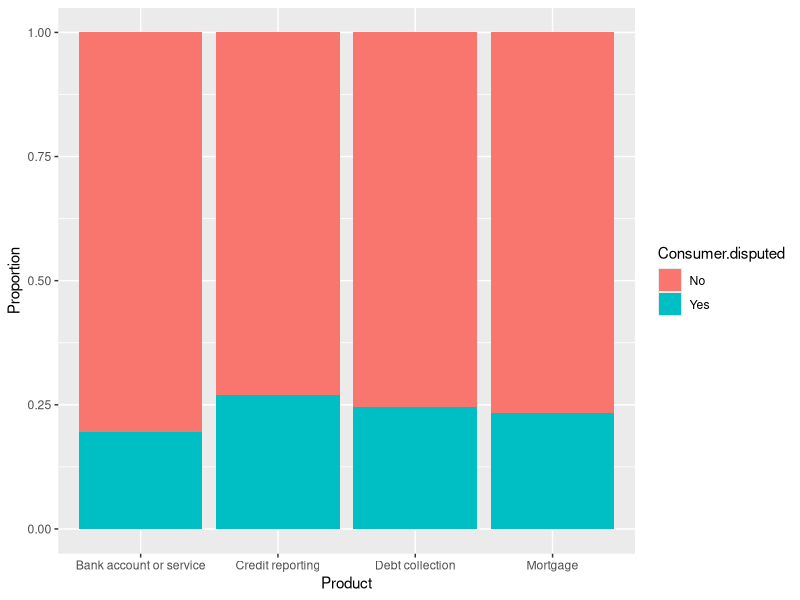
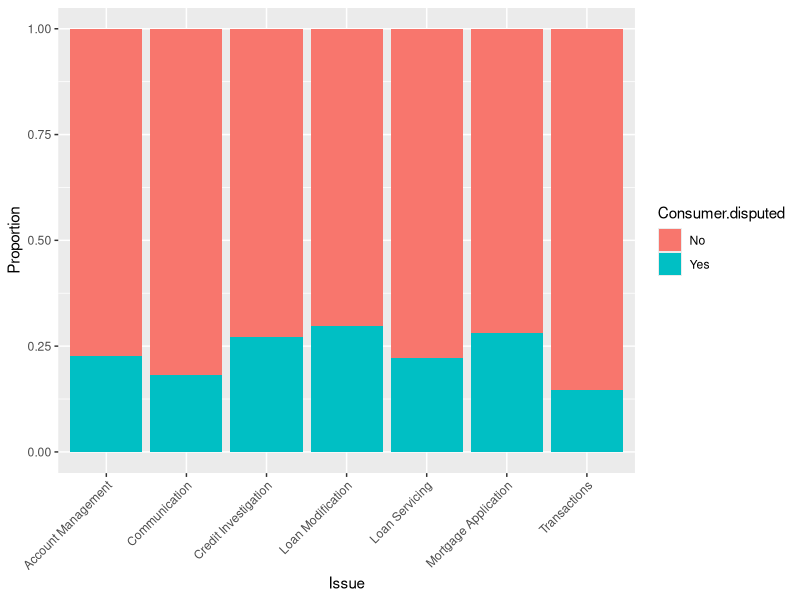
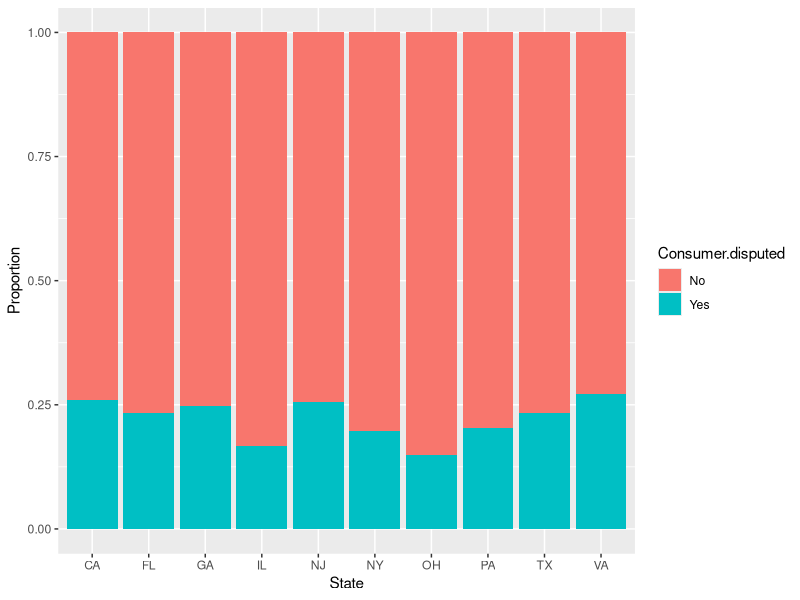
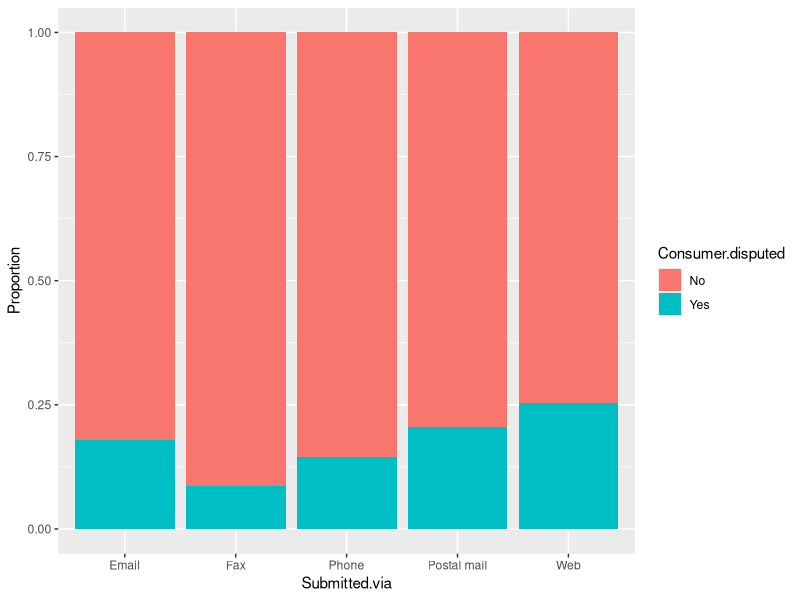
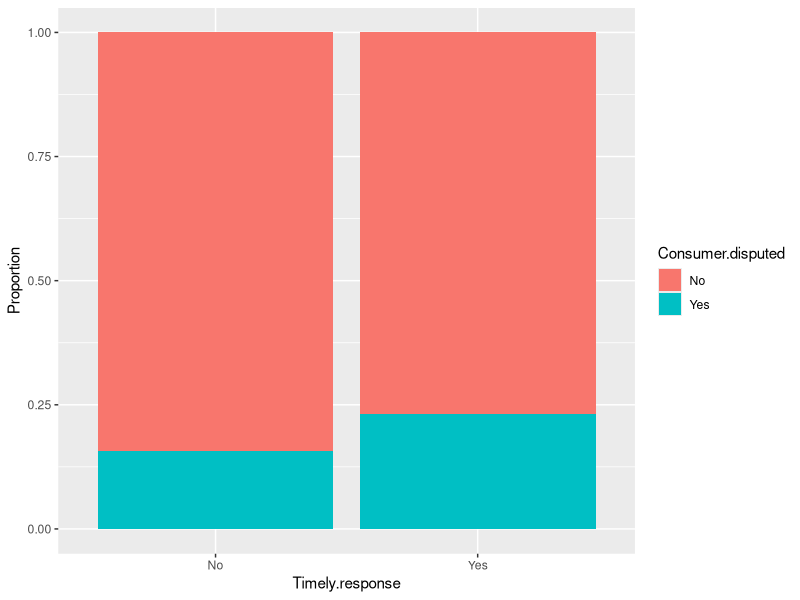
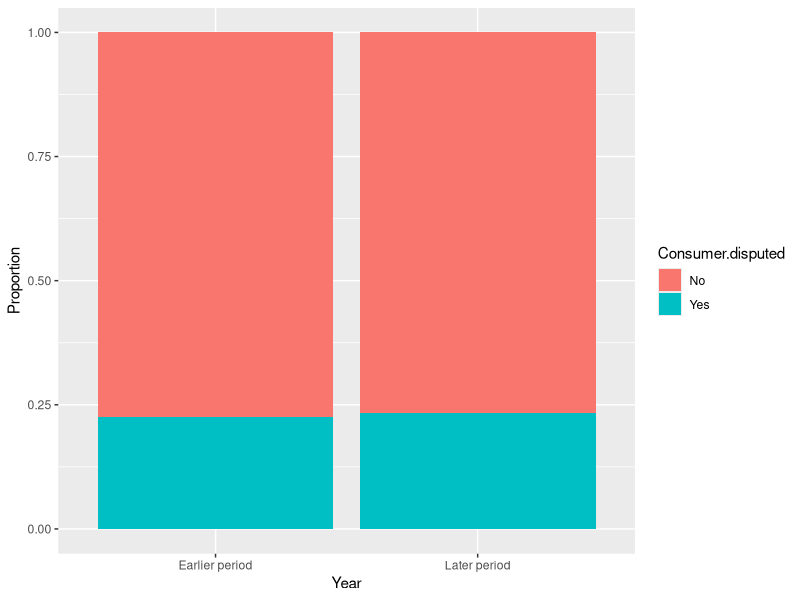
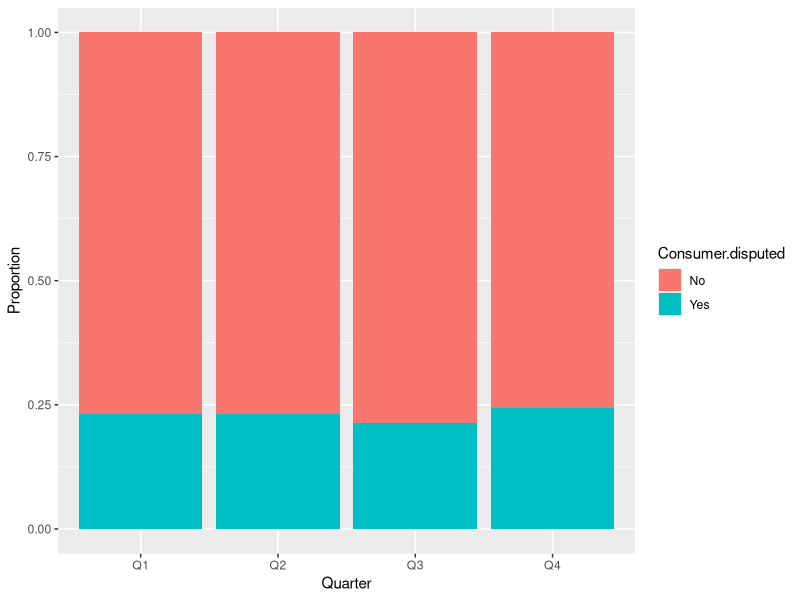
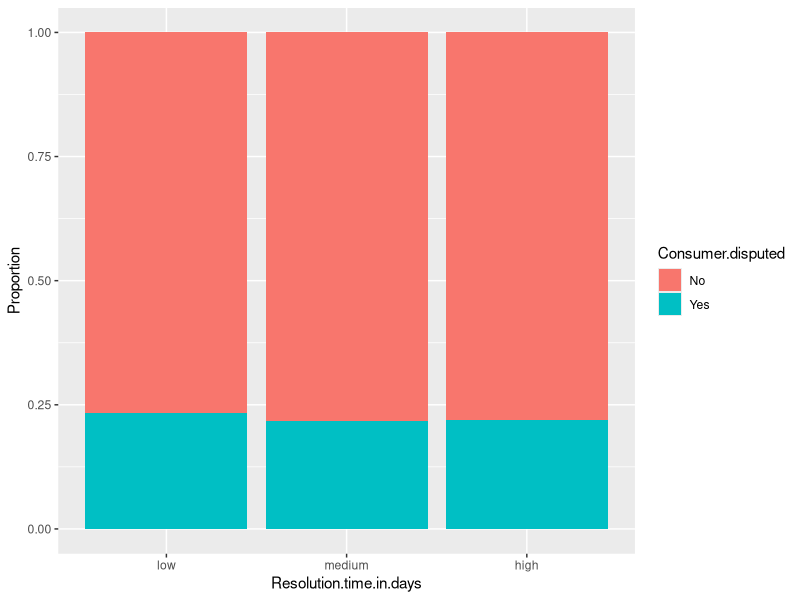

The R source for these figures, in order:
## ---- chunk 1
library(tidyverse)
library(dplyr)
library(caret)
library(ggplot2)
library(e1071)

cc <- read.csv('consumer_complaints.csv')
## ---- chunk 2
glimpse(cc)
## ---- chunk 3
str(cc$Consumer.disputed.)

cc$Consumer.disputed. <- factor(cc$Consumer.disputed.)
levels(cc$Consumer.disputed.)

table(cc$Consumer.disputed.)

cc %>% group_by(Consumer.disputed.) %>% 
  summarise(Count = n()/14000)
## ---- chunk 4
names(cc)
cc <- cc %>% rename(Resolution.time.in.days = Resolution.time.in.days., 
              Timely.response=Timely.response.,
              Consumer.disputed=Consumer.disputed.,
              Quarter = QTR..US.FLY.)

## ---- chunk 5
sapply(cc, function(x) length(unique(x)))
## ---- chunk 6
cc <- cc %>% select(-X.ID, -Company, -Date.received, -Date.resolved, -Date.received.1, -Date.resolved.1)

str(cc)
## ---- chunk 7
summary(cc)
## ---- chunk 8
table(cc$State)

cc <- cc %>% select(-state.name) %>% 
  filter(Resolution.time.in.days>=0)

str(cc)
## ---- chunk 9
cc <- cc %>% 
  mutate(Year = cut(Year,
                    breaks = c(2012, 2014, 2016),
                    labels = c("Earlier period", "Later period"),
                    right = TRUE))

str(cc)
## ---- chunk 10
table(cc$Resolution.time.in.days)

non_zero_values <- cc$Resolution.time.in.days[cc$Resolution.time.in.days > 0]
breaks <- quantile(non_zero_values, probs = seq(0, 1, length.out = 3))

breaks <- c(0, breaks)

cc$Resolution.time.in.days <- cut(cc$Resolution.time.in.days, breaks = breaks, labels = c("low", "medium", "high"), include.lowest = TRUE)


table(cc$Resolution.time.in.days)
## ---- chunk 11
length(unique(cc$Product))
top_6_Product <- cc %>% 
  count(Product, sort = TRUE) %>% 
  slice(1:6) %>% 
  select(Product)
## ---- chunk 12
length(unique(cc$Issue))
top_7_Issue <- cc %>% 
  count(Issue, sort = TRUE) %>% 
  slice(1:7) %>% 
  select(Issue)
## ---- chunk 13
length(unique(cc$State))
top_10_State <- cc %>% 
  count(State, sort = TRUE) %>% 
  slice(1:10) %>% 
  select(State)
## ---- chunk 14
cc <- cc %>% filter(Product %in% top_6_Product$Product & 
                Issue %in% top_7_Issue$Issue &
                State %in% top_10_State$State)

cc <- cc %>% 
  mutate(Issue = case_when(
    Issue == "Account opening, closing, or management" ~ "Account Management",
    Issue == "Application, originator, mortgage broker" ~ "Mortgage Application",
    Issue == "Communication tactics" ~ "Communication",
    Issue == "Credit reporting company's investigation" ~ "Credit Investigation",
    Issue == "Deposits and withdrawals" ~ "Transactions",
    Issue == "Loan modification,collection,foreclosure" ~ "Loan Modification",
    Issue == "Loan servicing, payments, escrow account" ~ "Loan Servicing",
    TRUE ~ Issue
  ))

nrow(cc)
## ---- chunk 15
str(cc)
cc$Product <- as.factor(cc$Product)
cc$Issue <- as.factor(cc$Issue)
cc$State <- as.factor(cc$State)
cc$Submitted.via <- as.factor(cc$Submitted.via)
cc$Timely.response <- as.factor(cc$Timely.response)
cc$Year <- as.factor(cc$Year)
cc$Quarter <- as.factor(cc$Quarter)
## ---- chunk 16
set.seed(79)
cc.index <- sample(c(1:nrow(cc)), nrow(cc)*0.6)
cc_train.df <- cc[cc.index, ]
cc_valid.df <- cc[-cc.index, ]
## ---- chunk 17
ggplot(cc_train.df, aes(x = Product, fill = Consumer.disputed)) +
    geom_bar(position = 'fill') +
  labs(x = "Product", y = "Proportion")

ggplot(cc_train.df, aes(x = Issue, fill = Consumer.disputed)) +
    geom_bar(position = 'fill') +
  # coord_flip() +
  theme(axis.text.x = element_text(angle = 45, hjust = 1)) +
  labs(x = "Issue", y = "Proportion")

ggplot(cc_train.df, aes(x = State, fill = Consumer.disputed)) +
    geom_bar(position = 'fill') +
  labs(x = "State", y = "Proportion")

ggplot(cc_train.df, aes(x = Submitted.via, fill = Consumer.disputed)) +
    geom_bar(position = 'fill') +
  labs(x = "Submitted.via", y = "Proportion")

ggplot(cc_train.df, aes(x = Timely.response, fill = Consumer.disputed)) +
    geom_bar(position = 'fill') +
  labs(x = "Timely.response", y = "Proportion")

ggplot(cc_train.df, aes(x = Year, fill = Consumer.disputed)) +
    geom_bar(position = 'fill') +
  labs(x = "Year", y = "Proportion")

ggplot(cc_train.df, aes(x = Quarter, fill = Consumer.disputed)) +
    geom_bar(position = 'fill') +
  labs(x = "Quarter", y = "Proportion")

ggplot(cc_train.df, aes(x = Resolution.time.in.days, fill = Consumer.disputed)) +
    geom_bar(position = 'fill') +
  labs(x = "Resolution.time.in.days", y = "Proportion")

## ---- chunk 18
cc_train.df <- cc_train.df %>% select(-Year, -Quarter, -Resolution.time.in.days)
str(cc_train.df)

cc.nb <- naiveBayes(Consumer.disputed ~.,data = cc_train.df)
cc.nb
## ---- chunk 19
str(cc_train.df)
## ---- chunk 20
confusionMatrix(predict(cc.nb, newdata=cc_train.df), cc_train.df$Consumer.disputed)

confusionMatrix(predict(cc.nb, newdata=cc_valid.df), cc_valid.df$Consumer.disputed)
## ---- chunk 21
pred.prob <- predict(cc.nb, newdata=cc_valid.df, type="raw")
# pred.prob

pred.class <- predict(cc.nb, newdata=cc_valid.df)
# pred.class

df <- data.frame(actual=cc_valid.df$Consumer.disputed,
                 predicted=pred.class, pred.prob)

valid_25 <- df %>% arrange(desc(Yes)) %>% slice(1:25)

table(valid_25$actual)
valid_25 %>% filter(actual == 'Yes')
## ---- chunk 22
my_data <- cc_train.df[45,]
my_data

predict(cc.nb, my_data)
predict(cc.nb, my_data, type="raw")

cc.nb
no_score <- 0.7704785 * 0.41947368 * 0.07526316 * 0.06526316 * 0.680526316 * 0.01684211
yes_score <- 0.2295215 * 0.42756184 * 0.09893993 * 0.04416961 * 0.779151943 * 0.01060071

no_score/(no_score + yes_score)
